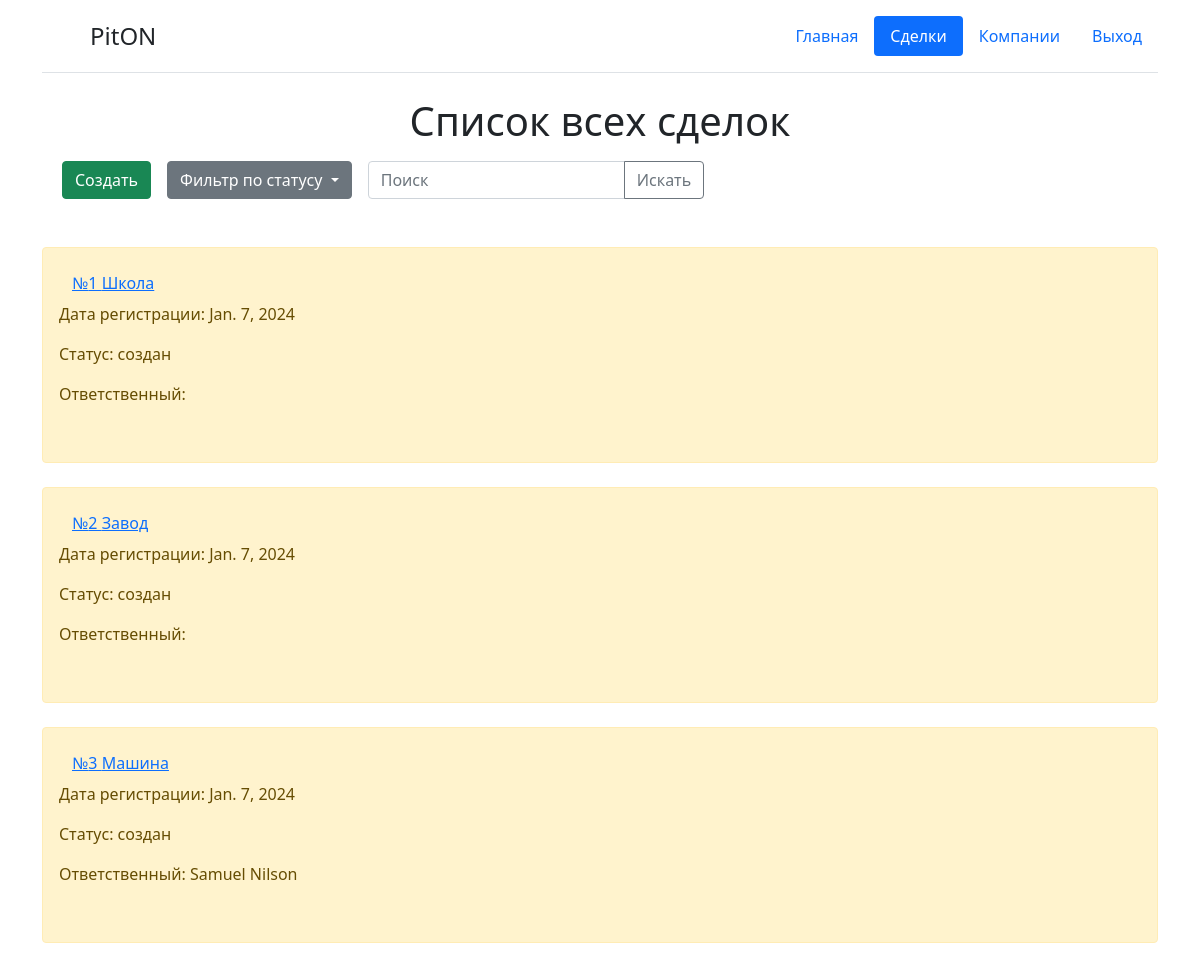
The page /transactionList (signed in) on the database as committed earlier.
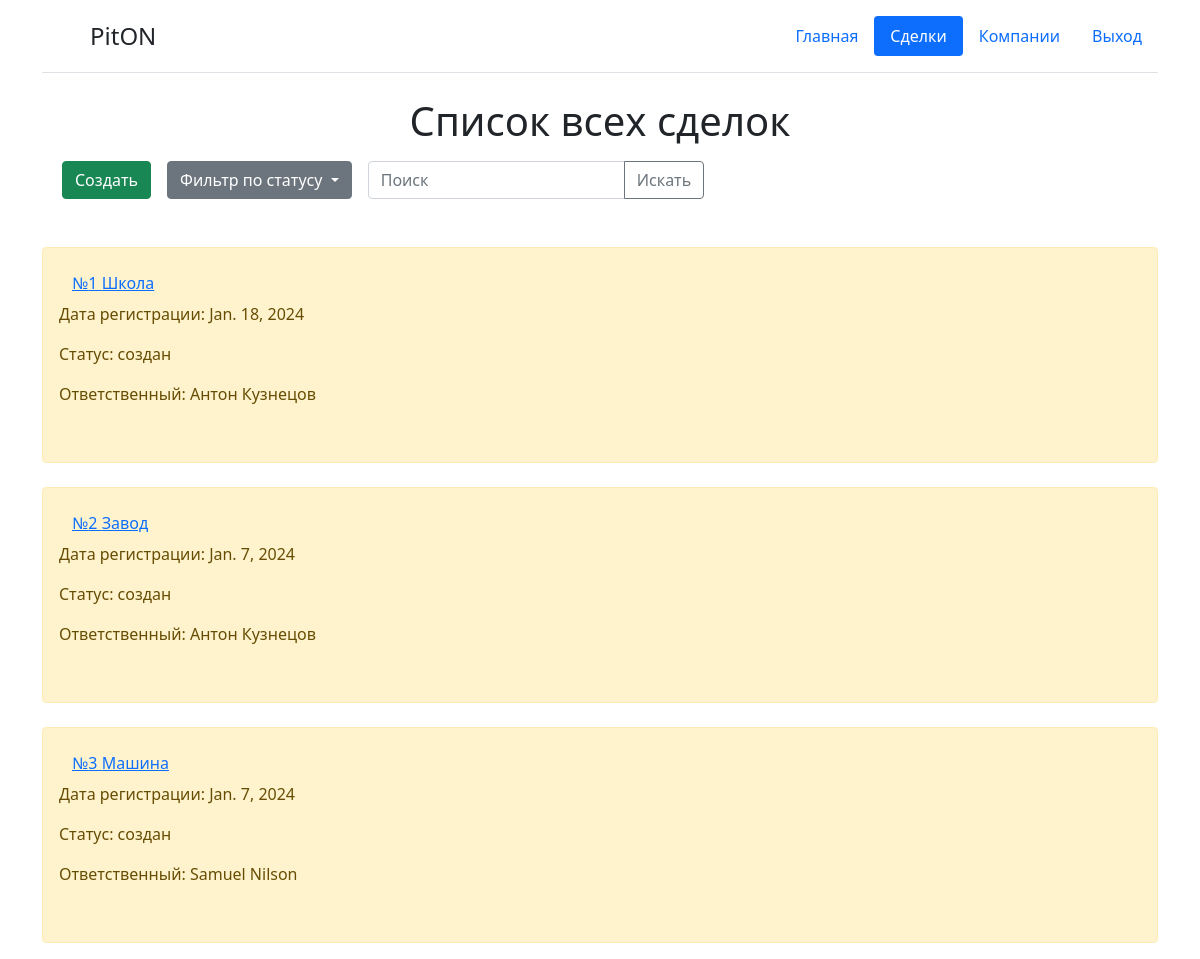
The same page on the database as committed later.
### reg/models.py (models this page shows, shortened)
class regModel(models.Model):
    STATUS = (
        ('1', 'создан'),
        ('2', 'согласован'),
        ('3', 'в работе'),
        ('4', 'завершён')
    )   # Статус может быть создан до 5 пунктов
    Numbers = models.CharField('Номер', max_length=10)
    Name = models.CharField('Наименование', max_length=100)
    Date_born = models.DateField('Дата создания', auto_now=True)
    Responsible = models.CharField('Ответственный', max_length=100)
    Status = models.CharField('Статус', max_length=30, default='1', choices=STATUS)
    Customer_company = models.ForeignKey(companyModel,
                                         on_delete=models.CASCADE,
                                         to_field='Name',
                                         related_name='customer_company',
                                         blank=True,  # Делаем поле необязательным
                                         null=True  # Добавляем null=True для обозначения пустого значения в базе данных
                                         )
    Seller_company = models.ForeignKey(companyModel,
                                       on_delete=models.CASCADE,
                                       to_field='Full_Name_Company',
                                       related_name='seller_company',
                                       blank=True,  # Делаем поле необязательным
                                       null=True  # Добавляем null=True для обозначения пустого значения в базе данных
                                       )
    Adres_obj = models.TextField('Адрес объекта')
    class Meta:
        verbose_name = 'Таблица регистрации'

### reg/views.py (the view, shortened to what this page needs)
# urls.py: path('transactionList', views.transactionList, name='transactionList'),   # Список сделок
def transactionList(request):
    error = ''
    if request.user.has_perm('reg.delete_regmodel'):
        dateReg = regModel.objects.all()
        title = 'Список всех сделок'
        add = True
    elif request.user.has_perm('reg.add_regmodel'):
        dateReg = regModel.objects.filter(Responsible=request.user.get_full_name())
        title = 'Список Ваших сделок'
        add = True
    elif request.user.has_perm('reg.view_regmodel'):
        dateReg = regModel.objects.filter(Status='3')
        title = 'Список согласованных сделок'
        add = False
    else:
        raise PermissionDenied
    if request.method == 'GET':
        if 'q' in request.GET:
            search_term = request.GET['q']
            print(search_term, dateReg)
            dateReg = dateReg.filter(
                Q(Numbers__iregex=search_term) |
                Q(Name__iregex=search_term) |
                Q(Responsible__iregex=search_term) |
                Q(Status__iregex=search_term)
            )
        elif 'sortirovka' in request.GET:
            selected_sorting = request.GET['sortirovka']
            if selected_sorting in ['всё']:
                if request.user.has_perm('reg.delete_regmodel'):
                    dateReg = dateReg.all()
                elif request.user.has_perm('reg.add_regmodel'):
                    dateReg = dateReg.filter(Responsible=request.user.get_full_name())
                elif not request.user.has_perm('reg.add_regmodel'):
                    dateReg = dateReg.filter(Status__in=['3', '4'])
                else:
                    raise PermissionDenied
            else:
                dateReg = dateReg.filter(Status=selected_sorting)
    form = transactionListForm()
    content = {
        'status_html': regModel.STATUS,     # статус для формы HTML
        'add': add,                     # статус пользователя для определения его прав на просмотр и изменения
        'title': title,                 # заголовок списка
        'data_cards': dateReg,          # данные для отображения в карточках
        'form': form,                   # данные для отображения в карточках
        'error': error,                 #
        'title2': 'Регистрация нового проекта',  # заголовок страницы
        'name_str': 'transactionList'  # заголовок страницы
    }
    return render(request, 'reg/list.html', content)

### reg/forms.py
class transactionListForm(ModelForm):
    class Meta:
        model = regModel
        fields = ['Name', 'Adres_obj']
        widgets = {
            'Name': TextInput(attrs={
                'class': 'form-control',
                'placeholder': 'Введите наименование проекта'
                }),
            'Adres_obj': TextInput(attrs={
                'class': 'form-control',
                'placeholder': 'Введите адрес объекта (Страна, Город, Улица, №Дома)'
                })
                }

### templates/reg/list.html (shortened to what this page needs)
{% extends 'reg/base.html' %}
{% block content %}
    <div class="container" xmlns="http://www.w3.org/1999/html" xmlns="http://www.w3.org/1999/html">
        <div class="d-flex justify-content-center"><h1> {{ title }}</h1></div>
        <div class="row gy-2">
            <div class="d-flex flex-row mb-3">
                <div class="p-2">
                    <div class="input-group mb-3">
                        <div class="input-group-prepend">
                        {% if add == True %}
                            <button type="button" class="btn btn-success" data-bs-toggle="modal" data-bs-target="#exampleModal">
                            Создать
                            </button>
                        {% endif %}
                        </div>
                    </div>
                </div>
                <div class="p-2">
                    {% if add == True %}
                    <div class="dropdown">
                        <a class="btn btn-secondary dropdown-toggle" role="button" id="dropdownMenuLink" data-bs-toggle="dropdown" aria-expanded="false">
                            Фильтр по статусу
                        </a>
                    </div>
                    {% endif %}
                </div>
                <div class="p-2">
                    <form action="{% url name_str %}" method="get">
                        <div class="input-group mb-3">
                          <input name="q" type="text" class="form-control" placeholder="Поиск" aria-describedby="button-addon2">
                          <button class="btn btn-outline-secondary" type="submit" id="button-addon2">Искать</button>
                        </div>
                    </form>
                </div>
            </div>
            {% for el in data_cards %}
            <div
                {% if el.Status == '1' %}
                class="alert alert-warning" role="alert"
                {% elif el.Status == '2' %}
                class="alert alert-danger" role="alert"
                {% elif el.Status == '3' %}
                class="alert alert-success" role="alert"
                {% else %}
                class="alert alert-light" role="alert"
                {% endif %}>
                <form method="post">
                    <button type="submit" class="btn btn-link" name="card" value="{{ el.id }}">
                        №{{ el.Numbers }} {{ el.Name }}
                    </button>
                </form>
                <p>Дата регистрации: {{ el.Date_born }}</p>
                <p>Статус:   {{ el.get_Status_display }}</p>
                <p>Ответственный: {{ el.Responsible }}</p><br>
            </div>
            {% endfor %}
        </div>
    </div>
{% endblock %}

Rows that differ between the two databases and show on the page:
changed regModel "Школа": Date_born "Jan. 7, 2024" → "Jan. 18, 2024"; Responsible (not shown) → "Антон Кузнецов"
changed regModel "Завод": Responsible (not shown) → "Антон Кузнецов"
